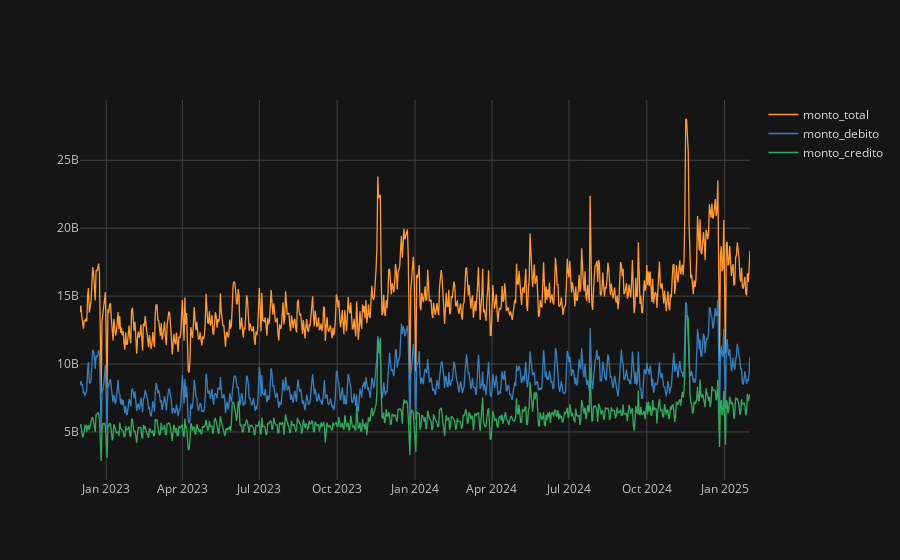

Notebook source saved alongside this figure:
### Code cell
df.set_index("fecha").sort_index().iplot()

### Figure 1 — Plotly figure (JSON) as saved in the notebook; plotly's stock layout.template omitted (floating-point values rounded to 4 significant figures; data arrays with more than 128 entries replaced by an {"elided": "..."} marker saying what was removed)
{"data": [{"line": {"color": "rgba(255, 153, 51, 1.0)", "dash": "solid", "shape": "linear", "width": 1.3}, "mode": "lines", "name": "monto_total", "text": "", "type": "scatter", "x": {"elided": "793 str values"}, "y": {"elided": "793 int values"}}, {"line": {"color": "rgba(55, 128, 191, 1.0)", "dash": "solid", "shape": "linear", "width": 1.3}, "mode": "lines", "name": "monto_debito", "text": "", "type": "scatter", "x": {"elided": "793 str values"}, "y": {"elided": "793 int values"}}, {"line": {"color": "rgba(50, 171, 96, 1.0)", "dash": "solid", "shape": "linear", "width": 1.3}, "mode": "lines", "name": "monto_credito", "text": "", "type": "scatter", "x": {"elided": "793 str values"}, "y": {"elided": "793 int values"}}], "layout": {"autosize": true, "legend": {"bgcolor": "#151516", "font": {"color": "#D9D9D9"}}, "paper_bgcolor": "#151516", "plot_bgcolor": "#151516", "title": {"font": {"color": "#D9D9D9"}}, "xaxis": {"autorange": true, "gridcolor": "#434343", "range": ["2022-12-01", "2025-01-31"], "showgrid": true, "tickfont": {"color": "#C2C2C2"}, "title": {"font": {"color": "#D9D9D9"}, "text": ""}, "type": "date", "zerolinecolor": "#666570"}, "yaxis": {"autorange": true, "gridcolor": "#434343", "range": [1465000000.0, 29440000000.0], "showgrid": true, "tickfont": {"color": "#C2C2C2"}, "title": {"font": {"color": "#D9D9D9"}, "text": ""}, "type": "linear", "zerolinecolor": "#666570"}}}
